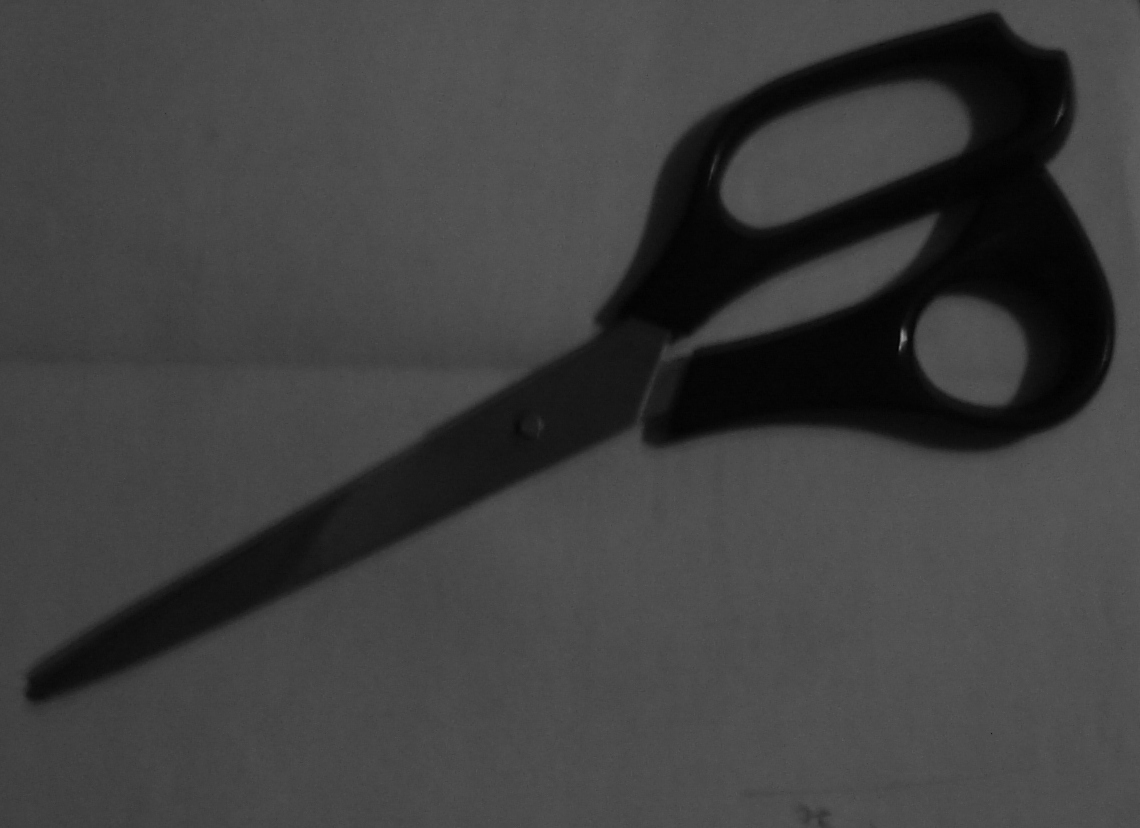
#> input picture Practica1/Imagenes/sci-2.bmp, 1140 x 828 px
$ python ejercicio6_7.py
#> lines starting #> are read from the running program, lines starting #| are printed output that depends on the picture
# /usr/bin/env python

#*************************************************************************
# 6. Desarrollar una funcion que permita calcular el histograma de una imagen
# en tonos de gris y lo muestre en pantalla.
#*************************************************************************

#Imports
#******************************************************************************
import cv2
import numpy as np
import matplotlib.pyplot as plt
#******************************************************************************


def histograma(imagen):
    """Docstring de la funcion"""
    h = np.zeros(256, dtype=float)
    for i in range(256):
        x = np.array([])
        x = np.argwhere(imagen == i)
        if (len(x) == 0):
            continue
        h[i] = len(x)/float(imagen.size)  # Normalizamos
    return h

path1 = '../Imagenes/sci-2.bmp'
path2 = '../Imagenes/sci-3.bmp'
path3 = '../Imagenes/sci-4.bmp'
path4 = '../Imagenes/tar-5.bmp'
path5 = '../Imagenes/tar-6.bmp'
path6 = '../Imagenes/tar-7.bmp'

img1 = cv2.imread(path1, 0)
#> img1 is the input picture: shape (828, 1140); min 0, max 157, mean 63.8
img2 = cv2.imread(path2, 0)
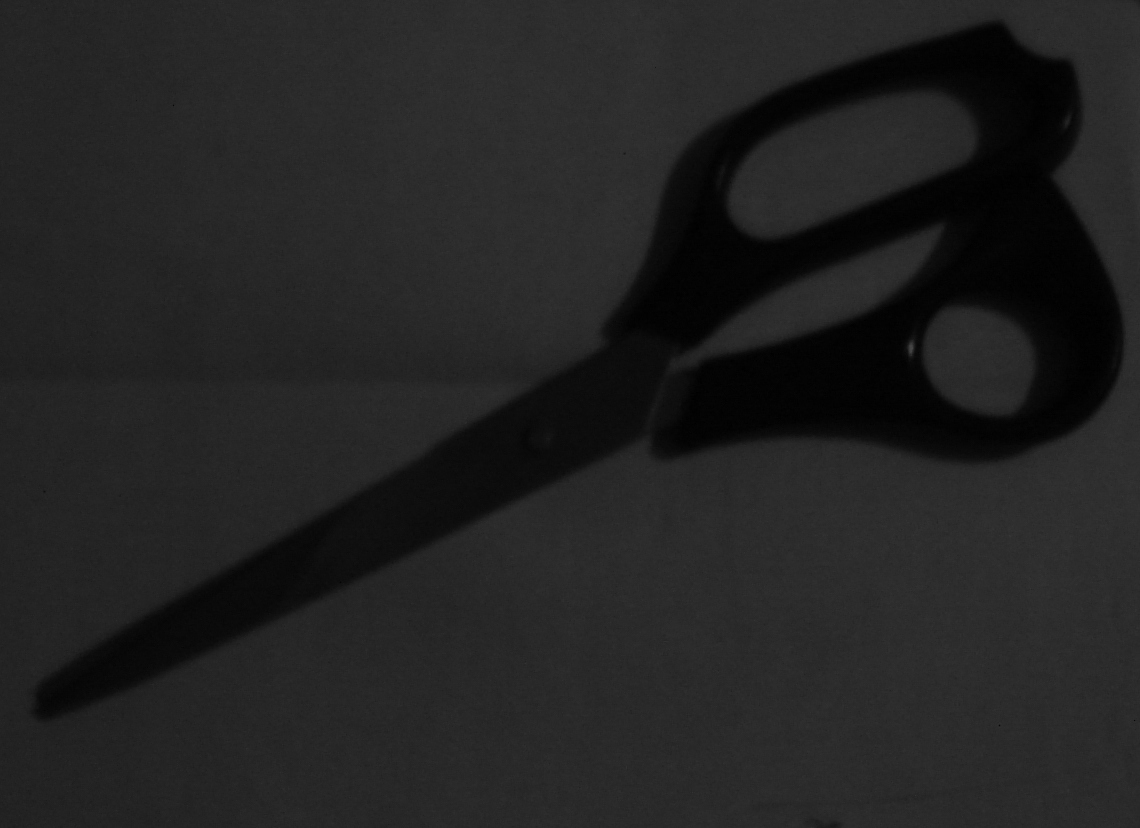
#> input picture Practica1/Imagenes/sci-3.bmp, 1140 x 828 px
#> img2 is the input picture: shape (828, 1140); min 0, max 70, mean 34.7
img3 = cv2.imread(path3, 0)
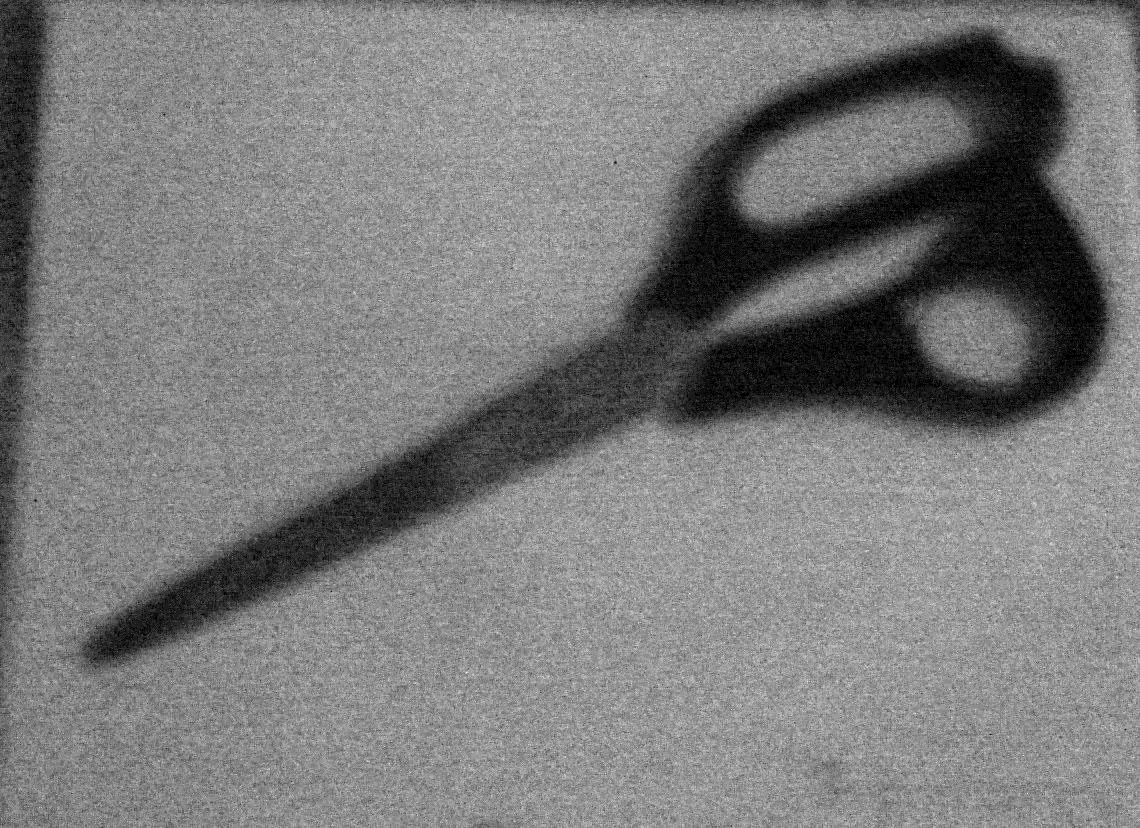
#> input picture Practica1/Imagenes/sci-4.bmp, 1140 x 828 px
#> img3 is the input picture: shape (828, 1140); min 0, max 18, mean 8.69
img4 = cv2.imread(path4, 0)
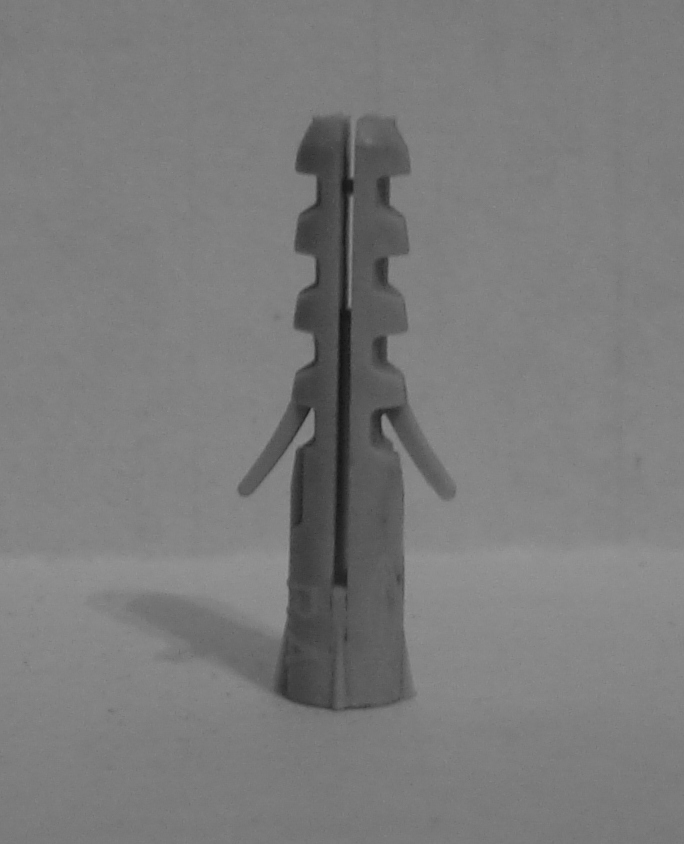
#> input picture Practica1/Imagenes/tar-5.bmp, 684 x 844 px
#> img4 is the input picture: shape (844, 684); min 19, max 153, mean 122.8
img5 = cv2.imread(path5, 0)
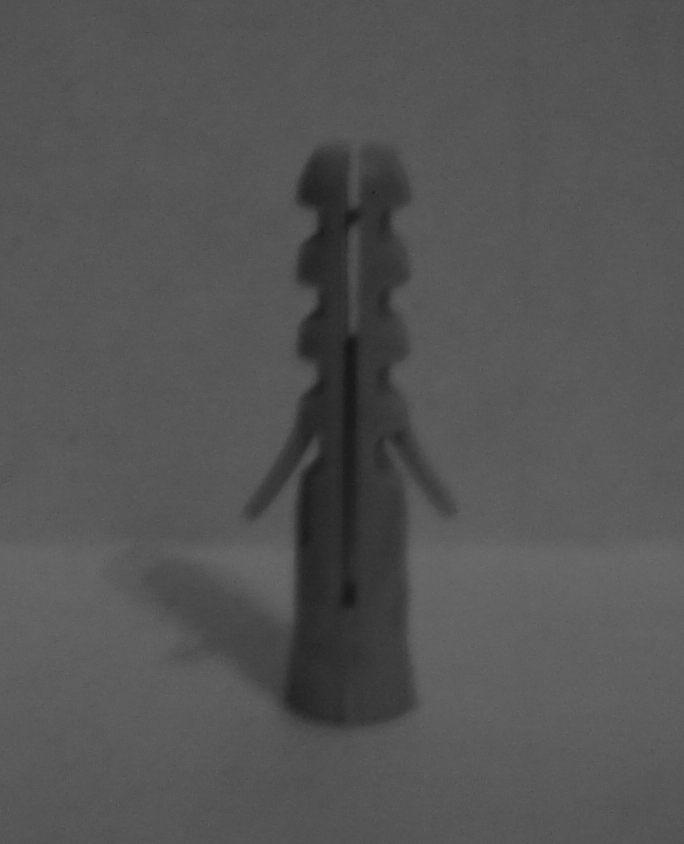
#> input picture Practica1/Imagenes/tar-6.bmp, 684 x 844 px
#> img5 is the input picture: shape (844, 684); min 21, max 112, mean 84.5
img6 = cv2.imread(path6, 0)
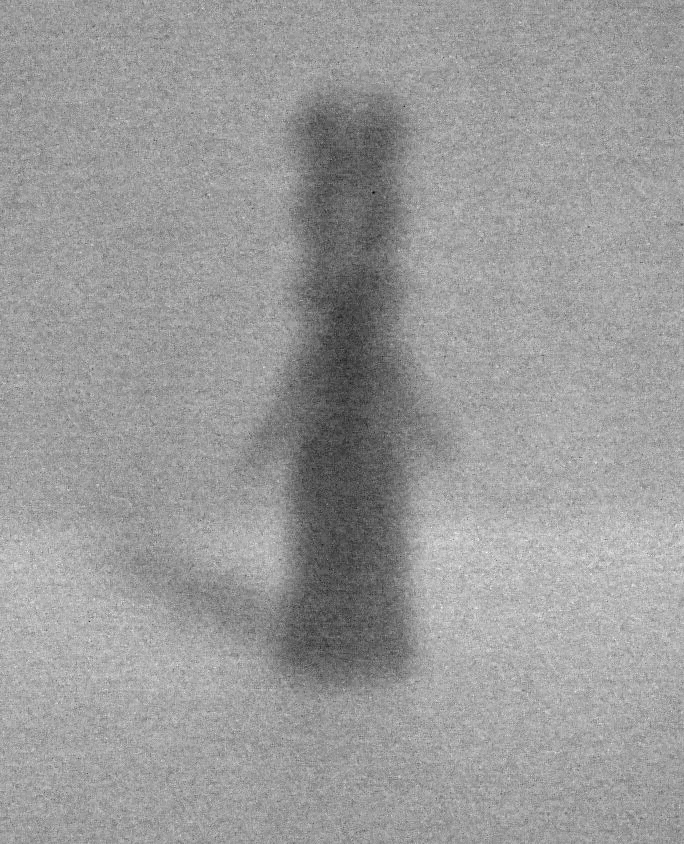
#> input picture Practica1/Imagenes/tar-7.bmp, 684 x 844 px
#> img6 is the input picture: shape (844, 684); min 0, max 24, mean 14.5


hist1 = histograma(img1)
#> after the loop in histograma, `for i in range(256):`: h = 256 values, max 0.0567 at index 79, min 0 at index 97, mean 0.00391
#> hist1 has the same summary as h in histograma
hist2 = histograma(img2)
#> the loop in histograma (call 2), `for i in range(256):` made 256 passes
#> x on passes 55, 57, 58: [[536, 1010]], [[344, 910]], [[345, 909], [347, 909], [348, 909]]
#> hist2 = 256 values, max 0.08 at index 43, min 0 at index 61, mean 0.00391
hist3 = histograma(img3)
#> hist3 = 256 values, max 0.229 at index 10, min 0 at index 19, mean 0.00391
hist4 = histograma(img4)
#> hist4 = 256 values, max 0.0787 at index 126, min 0 at index 0, mean 0.00391
hist5 = histograma(img5)
#> hist5 = 256 values, max 0.0937 at index 87, min 0 at index 0, mean 0.00391
hist6 = histograma(img6)
#> hist6 = 256 values, max 0.272 at index 15, min 0 at index 1, mean 0.00391


#plots
plt.figure()
plt.stem(np.arange(256), hist1, linefmt='b-', markerfmt='bo', basefmt='r-')
plt.title('Histograma de imagen1')
plt.figure()
plt.stem(np.arange(256), hist2, linefmt='b-', markerfmt='bo', basefmt='r-')
plt.title('Histograma de imagen2')
plt.figure()
plt.stem(np.arange(256), hist3, linefmt='b-', markerfmt='bo', basefmt='r-')
plt.title('Histograma de imagen3')
plt.figure()
plt.stem(np.arange(256), hist4, linefmt='b-', markerfmt='bo', basefmt='r-')
plt.title('Histograma de imagen4')
plt.figure()
plt.stem(np.arange(256), hist5, linefmt='b-', markerfmt='bo', basefmt='r-')
plt.title('Histograma de imagen5')
plt.figure()
plt.stem(np.arange(256), hist6, linefmt='b-', markerfmt='bo', basefmt='r-')
plt.title('Histograma de imagen6')
plt.show()
#> figure, not shown here; curve peaks at x = 79, y = 0.0567
#> figure, not shown here; curve peaks at x = 43, y = 0.08
#> figure, not shown here; curve peaks at x = 10, y = 0.229
#> figure, not shown here; curve peaks at x = 126, y = 0.0787
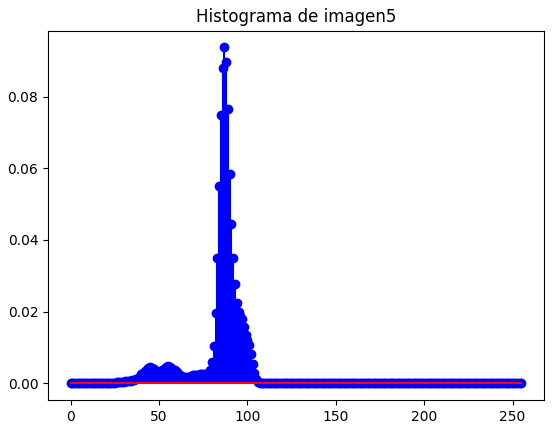
#> figure drawn by matplotlib, 1 panel; curve peaks at x = 87, y = 0.0937
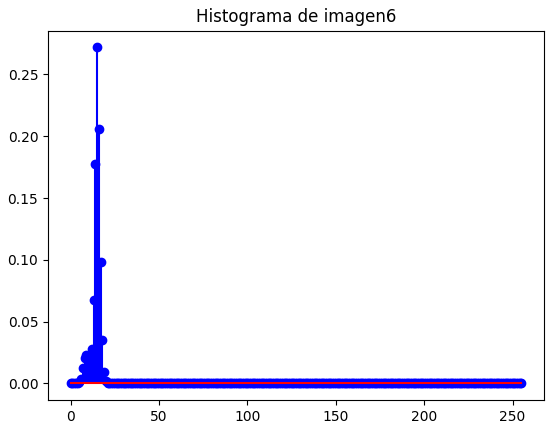
#> figure drawn by matplotlib, 1 panel; curve peaks at x = 15, y = 0.272
